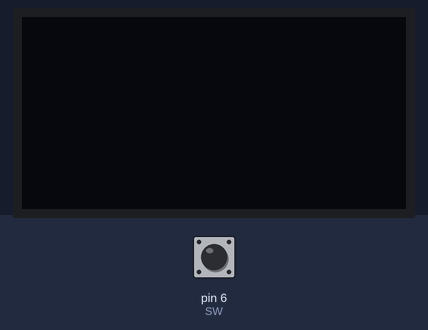
Bench run of a sketch on a simulated Arduino Uno, built with avr-gcc and run on an emulated ATmega328P. Parts: 128×64 one-colour display. The inputs (shaded band) are chosen by the test bench; at power-on: pin 6 (SW) HIGH. The local clock reads 2024-03-15 10:24:30 at power-on unless the sketch sets it.

Above: at 1.2 s.
1.3 s: pin 6 (SW) pulled LOW for 0.15 s
At 2.8 s:
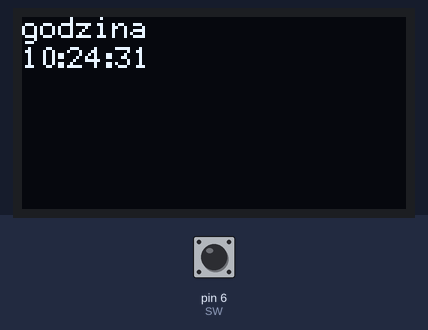
4.4 s: pin 6 (SW) pulled LOW for 3.2 s
Timing chart, 0 to 7.4 s (numbered marks = the images above; inputs shaded):
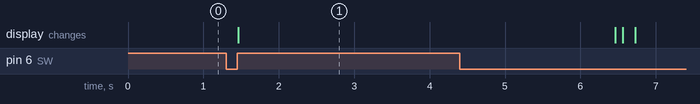

The sketch:

RTCdzialajacy___kopia.ino
```cpp
#include <Narcoleptic.h>
#include <DS3231.h>
#include <Wire.h>
#include "U8glib.h"
const byte SW=6;
DS3231 Clock;
U8GLIB_SSD1306_128X64 u8g(U8G_I2C_OPT_NONE|U8G_I2C_OPT_DEV_0); // I2C / TWI
bool Century=false;
bool h12;
bool PM;

void draw(byte daY,byte montH,byte yeaR,byte houR,byte minutE,byte seC);
void setup() {
  // Start the I2C interface
  Wire.begin();
  // Start the serial interface
  Serial.begin(9600);
  pinMode(SW,INPUT_PULLUP);
  u8g.sleepOn();
 /*
 Clock.setSecond(0);
Clock.setMinute(41);
Clock.setHour(22);
Clock.setDate(26);
Clock.setMonth(2);
Clock.setYear(19);
Clock.setDoW(2);
*/}

void loop() {
  // send what's going on to the serial monitor.
  // Start with the year

  /*
  Serial.print(Clock.getYear(), DEC);
  Serial.print('/');
  // then the month
  Serial.print(Clock.getMonth(Century), DEC);
  Serial.print('/');
  // then the date
  Serial.print(Clock.getDate(), DEC);
  Serial.print('-');
  // and the day of the week
  Serial.print(Clock.getDoW(), DEC);
  Serial.print('-');
  // Finally the hour, minute, and second
  Serial.print(Clock.getHour(h12, PM), DEC);
  Serial.print(':');
  Serial.print(Clock.getMinute(), DEC);
  Serial.print(':');
  Serial.print(Clock.getSecond(), DEC);

  // Add AM/PM indicator
  if (h12) {
    if (PM) {
      Serial.print(" PM ");
    } else {
      Serial.print(" AM ");
    }
  } else {
    Serial.print(" 24h ");
  }
  // Display the temperature
  Serial.print("T=");
  Serial.print(Clock.getTemperature(), 2);
  // Tell whether the time is (likely to be) valid
  if (Clock.oscillatorCheck()) {
    Serial.print(" O+");
  } else {
    Serial.print(" O-");
  }
Serial.println(Clock.getHour(h12, PM));


  Serial.print('\n');
  Serial.print('\n');
  */
  if(digitalRead(SW)==LOW){
    u8g.sleepOff();
  u8g.firstPage();
  do {
draw(0,0,0,Clock.getHour(h12, PM),Clock.getMinute(),Clock.getSecond());
} while( u8g.nextPage() );
  delay(5000);
  u8g.sleepOn();
  }
  Narcoleptic.delay(100);
}


void draw(byte daY,byte montH,byte yeaR,byte houR,byte minutE,byte seC){
//x y to pozycja lewego dolnego piksela pisanego tekstu
u8g.setFont(u8g_font_6x12);
u8g.setColorIndex(1);

 int x=0,y=7,xd=64; // wpolowie zaczniemy wartosci wiec x bedzie 64 rowne
u8g.drawStr( x, y, "godzina");
y+=10;
//char buf[5];
//dtostrf(houR, 4,1,buf);
//char buf=houR;
//u8g.drawStr( 0, y, buf);
u8g.setPrintPos(0,y);
u8g.print(houR);
u8g.drawStr(11,y,":");
u8g.setPrintPos(15,y);
u8g.print(minutE);
u8g.drawStr(27,y,":");
u8g.setPrintPos(31,y);
u8g.print(seC);
/*
char buf1[5];
dtostrf(minutE, 4,1,buf1);
u8g.drawStr( xd, y, buf1);
y+=10;
char buf2[5];
dtostrf(seC, 4,1,buf2);
u8g.drawStr( xd, y, buf2);
//zrobic konwersje wszytich
*//*
u8g.drawStr( x, y, "tempDHT");
//robimy konwersje floata na string
char buf[5];
dtostrf(tempDHT, 4,1,buf);
u8g.drawStr( xd, y, buf);
y+=10;
u8g.drawStr( x, y, "wilgDHT");
char buf0[5];
dtostrf(wilgDHT, 4,1,buf0);
u8g.drawStr( xd, y, buf0);
y+=10;
u8g.drawStr( x, y, "Temp0/1");
char buf2[4];
sprintf (buf2, "%d",tempan0);//konwersja dypu int na string
char buf3[4];
sprintf (buf3,"%d",tempan1);//konwersja dypu int na string
u8g.drawStr( xd, y, buf2);
u8g.drawStr(xd+22,y,buf3);
y+=10;
u8g.drawStr( x, y, "jasnosc");
char buf4[4];
sprintf (buf4, "%d", swiatl);//konwersja dypu int na string
u8g.drawStr( xd, y, buf4);
y+=10;
u8g.drawStr( x, y, "bateria");
char buf5[6];//konwersja poziomu baterii na string z floata
dtostrf(volty, 5,2,buf5);
u8g.drawStr( xd, y, buf5);
y+=10;
u8g.drawStr( x, y, "czas");
char priodstep[11];
sprintf(priodstep,"%lu",millis());//lu bo unsigned long
u8g.drawStr( 44, y, priodstep);
*/
}
```

Measured:
- after the input at 1.3 s, the display: changes after 0.16 s (image 1)
